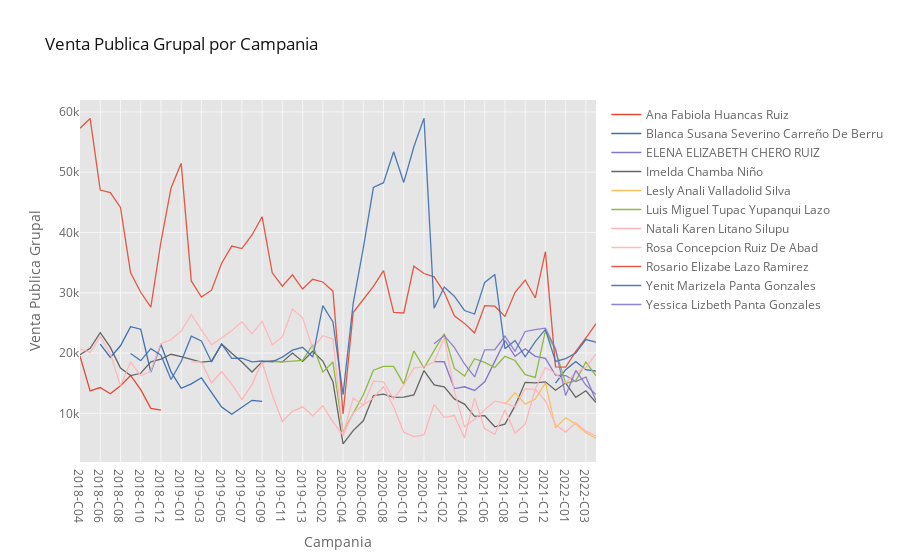

Notebook source saved alongside this figure:
### Code cell
df_desempeno.iplot(kind='line', xTitle='Campania', yTitle='Venta Publica Grupal',
                    title='Venta Publica Grupal por Campania')
